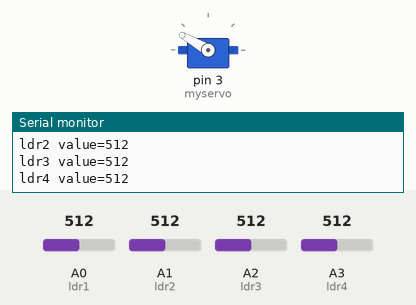
This sketch was run on a simulated Arduino Uno, built with avr-gcc and run on an emulated ATmega328P. On the bench: servo, the last lines printed to the serial monitor. Inputs (shaded band) come from the test bench; at power-on: A0 (ldr1) = 512, A1 (ldr2) = 512, A2 (ldr3) = 512, A3 (ldr4) = 512.

Above: at 1.2 s.
1.3 s: A0 (ldr1) set to 416
3.2 s: A0 (ldr1) set to 384
At 4.5 s:
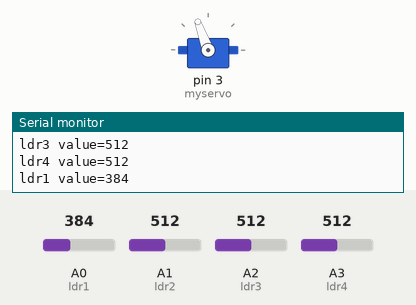
5.1 s: A0 (ldr1) set to 410
At 6.2 s:
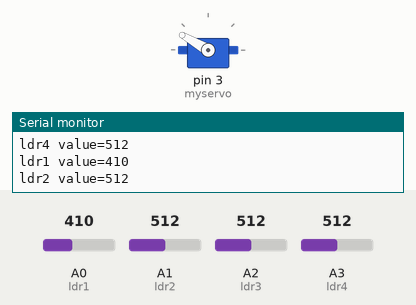
7.1 s: A0 (ldr1) set to 390
At 8.1 s:
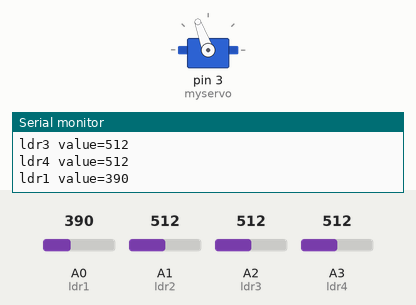
Timing chart, 0 to 10.1 s (numbered marks = the images above; inputs shaded):
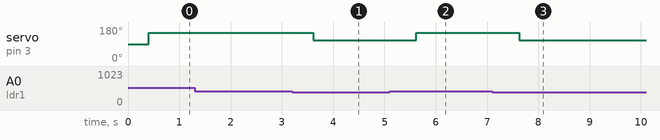

Measured:
- the behaviour switches between 401 and 400 on A0 (ldr1) (found by bisection; images 0 and 1)
- after the input at 3.2 s, servo on pin 3 (myservo): 150° → 110° after 0.41 s
- after the input at 5.1 s, servo on pin 3 (myservo): 110° → 150° after 0.52 s
- after the input at 7.1 s, servo on pin 3 (myservo): 150° → 110° after 0.53 s

The sketch:

servo-ldr.ino
```cpp
#include<Servo.h>
Servo myservo;
unsigned int btn=8,val_ldr1,val_ldr2,val_ldr3,val_ldr4,pos=0,ldr1=A0,ldr2=A1,ldr3=A2,ldr4=A3;
void setup() {Serial.begin(9600);
  myservo.attach(3);
  pinMode(ldr1,INPUT);
  pinMode(ldr2,INPUT);
  pinMode(ldr3,INPUT);
  pinMode(ldr4,INPUT);
  // put your setup code here, to run once:

}

void loop()
{val_ldr1=analogRead(ldr1);
Serial.print("ldr1 value=");
Serial.println(val_ldr1);
delay(100);

val_ldr2=analogRead(ldr2);
Serial.print("ldr2 value=");
Serial.println(val_ldr2);

delay(100);
val_ldr3=analogRead(ldr3);
Serial.print("ldr3 value=");
Serial.println(val_ldr3);

delay(100);
val_ldr4=analogRead(ldr4);
Serial.print("ldr4 value=");
Serial.println(val_ldr4);
delay(100);
if(val_ldr1>400)
myservo.write(150);

else if(val_ldr2>400)
myservo.write(110);

else if(val_ldr3>400)
myservo.write(90);

else if(val_ldr4>400)
myservo.write(50);

else
myservo.write(20);
}
```
